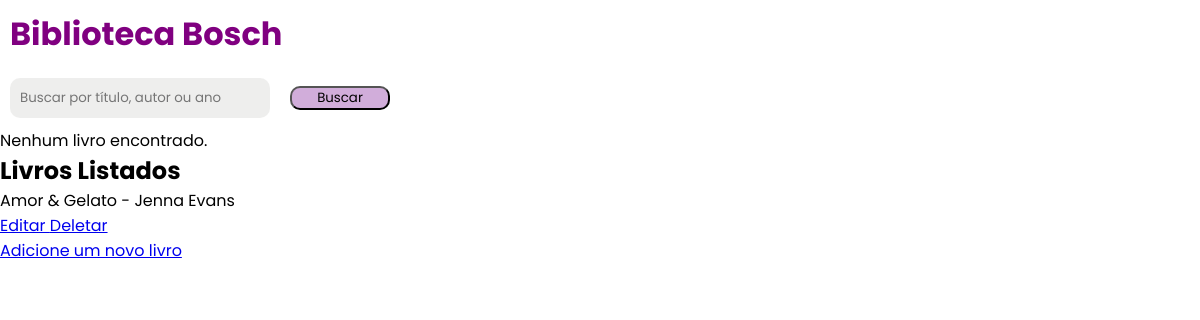
Before: / with the older database file.
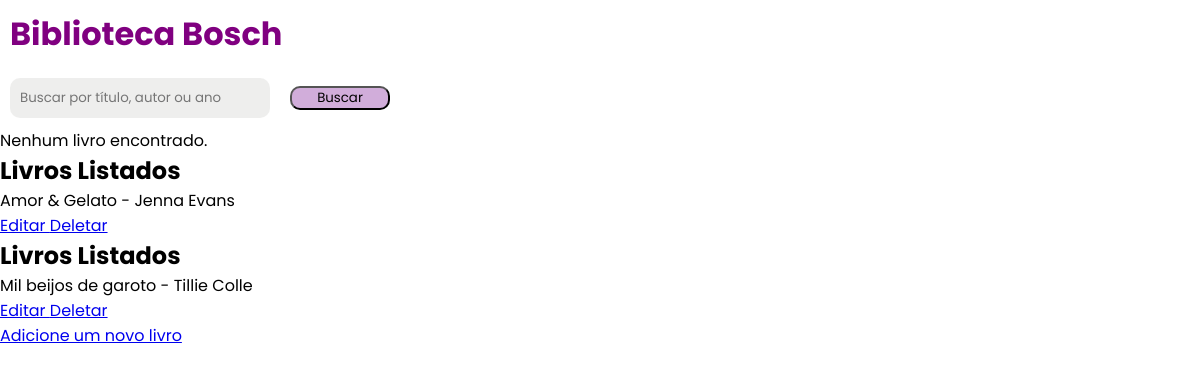
After: the same page with the newer database file.
### blog/models.py (models this page shows, shortened)
class Biblioteca(models.Model):
    nome_livro = models.CharField(max_length=200)
    autor_livro = models.TextField()
    data_publicacao = models.DateTimeField()
    descricao = models.TextField()

### blog/views.py (the view)
# urls.py: path('', views.listar_acervo, name='listar_acervo'),
def listar_acervo(request): #ler o acervo
    acervo = Biblioteca.objects.all().order_by('-data_publicacao')
    pesquisa = request.GET.get('q', '')
    print(pesquisa)
    livro = []
    if pesquisa:
        livro = Biblioteca.objects.filter(nome_livro__icontains = pesquisa).order_by('-data_publicacao')
        print(livro)
    return render(request, 'listar_acervo.html', {'acervo': acervo, 'pesquisa': livro})

### blog/templates/listar_acervo.html (shortened to what this page needs)
{% load static %}
<!DOCTYPE html>
<html lang="pt-br">
<head>
    <link rel="stylesheet" href="{% static 'style.css' %}">
</head>
<body>
    <h1 class="titulo"> Biblioteca Bosch</h1>
    <form class= "form" method="get" action="{% url 'listar_acervo' %}">
        <input type="text" name="q" placeholder="Buscar por título, autor ou ano" value="{{ query }}">
        <button type="submit">Buscar</button>
    </form>
    <div class="pequisa-container">
        <ul class="pesquisa">
            {% for i in pesquisa %}
                <li>{{ i.nome_livro }} </li>
            {% empty %}
                <li>Nenhum livro encontrado.</li>
            {% endfor %}
        </ul>
    </div>
    <div class="livros">
        <ul>
            {% for i in acervo %}
            <h2> Livros Listados </h2>
                <li>
                    {{i.nome_livro}} - {{i.autor_livro}}
                    <br>
                    <a href="{% url 'atualizar' i.pk %}"> Editar </a>
                    <a href="{% url 'deletar' i.pk %}"> Deletar </a>
                </li>
            {% endfor %}
        </ul>
        <a href="{% url 'cadastro_livro' %}"> Adicione um novo livro </a>
    </div>
</body>
</html>

### blog/static/style.css (style rules this page uses)
* { margin:0; box-sizing: 0; padding: 0; font-family: 'Poppins'; }
.titulo { color: purple; padding: 10px; }
.form button { width: 100px; display: flex; margin:10px; justify-content: center; background-color: rgb(209, 173, 218); border-radius: 10px; }
.form { display: flex; align-items: baseline; }
form input { width:20%; padding: 10px; border-radius: 10px; border: none; background-color: #dfdedd85; margin: 10px; }

Changed rows visible on the page:
added Biblioteca: nome_livro "Mil beijos de garoto", autor_livro "Tillie Colle"
